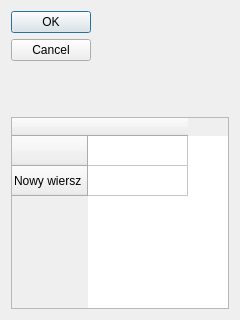
<?xml version="1.0" encoding="UTF-8"?>
<ui version="4.0">
 <class>Dialog</class>
 <widget class="QDialog" name="Dialog">
  <property name="geometry">
   <rect>
    <x>0</x>
    <y>0</y>
    <width>240</width>
    <height>320</height>
   </rect>
  </property>
  <property name="windowTitle">
   <string>Dialog</string>
  </property>
  <layout class="QVBoxLayout" name="verticalLayout">
   <item>
    <widget class="QDialogButtonBox" name="buttonBox">
     <property name="orientation">
      <enum>Qt::Vertical</enum>
     </property>
     <property name="standardButtons">
      <set>QDialogButtonBox::Cancel|QDialogButtonBox::Ok</set>
     </property>
    </widget>
   </item>
   <item>
    <spacer name="horizontalSpacer">
     <property name="orientation">
      <enum>Qt::Horizontal</enum>
     </property>
     <property name="sizeHint" stdset="0">
      <size>
       <width>40</width>
       <height>20</height>
      </size>
     </property>
    </spacer>
   </item>
   <item>
    <widget class="QTableWidget" name="tableWidget">
     <row>
      <property name="text">
       <string/>
      </property>
     </row>
     <row>
      <property name="text">
       <string>Nowy wiersz</string>
      </property>
     </row>
     <column>
      <property name="text">
       <string/>
      </property>
     </column>
     <item row="0" column="0">
      <property name="text">
       <string/>
      </property>
      <property name="textAlignment">
       <set>AlignCenter</set>
      </property>
      <property name="icon">
       <iconset resource="../resources/resources_avatars.qrc">
        <normaloff>:/avatars/assistant.png</normaloff>:/avatars/assistant.png</iconset>
      </property>
      <property name="flags">
       <set>ItemIsSelectable|ItemIsEnabled</set>
      </property>
     </item>
     <item row="1" column="0">
      <property name="text">
       <string/>
      </property>
      <property name="flags">
       <set>ItemIsSelectable|ItemIsEditable|ItemIsDragEnabled|ItemIsDropEnabled|ItemIsUserCheckable|ItemIsEnabled|ItemIsTristate</set>
      </property>
     </item>
    </widget>
   </item>
  </layout>
 </widget>
 <resources>
  <include location="../resources/resources_avatars.qrc"/>
 </resources>
 <connections>
  <connection>
   <sender>buttonBox</sender>
   <signal>accepted()</signal>
   <receiver>Dialog</receiver>
   <slot>accept()</slot>
   <hints>
    <hint type="sourcelabel">
     <x>248</x>
     <y>254</y>
    </hint>
    <hint type="destinationlabel">
     <x>157</x>
     <y>274</y>
    </hint>
   </hints>
  </connection>
  <connection>
   <sender>buttonBox</sender>
   <signal>rejected()</signal>
   <receiver>Dialog</receiver>
   <slot>reject()</slot>
   <hints>
    <hint type="sourcelabel">
     <x>316</x>
     <y>260</y>
    </hint>
    <hint type="destinationlabel">
     <x>286</x>
     <y>274</y>
    </hint>
   </hints>
  </connection>
 </connections>
</ui>
